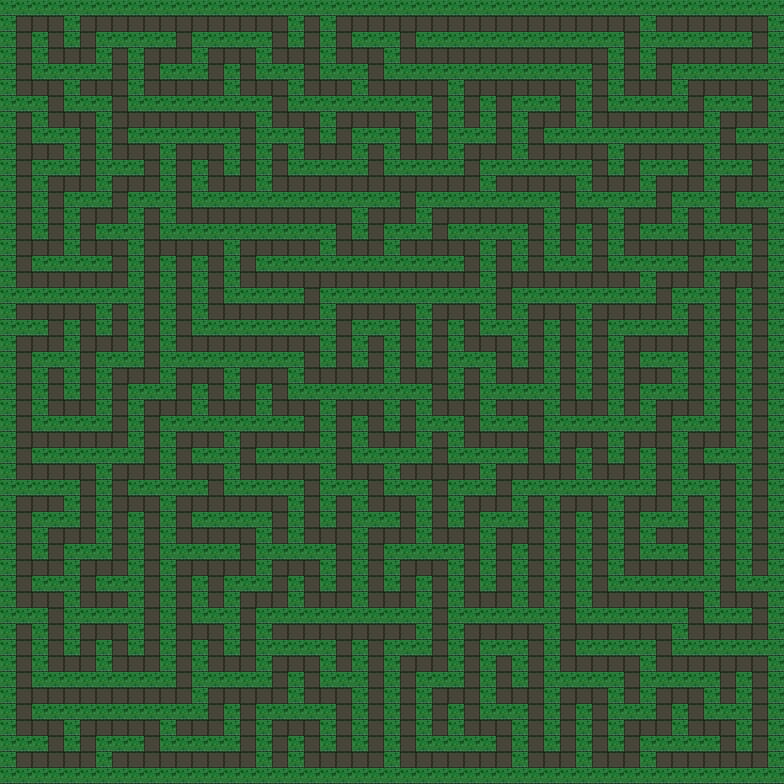

The image is a tile-based game level rendered from a .tmx file. Its description and complete source (layers, tilesets, objects, tile grids) follow:
An orthogonal 49x49 tile map with 16x16 px tiles, 1 tile layer (layer1).

<map version="1.2" tiledversion="1.2.2" orientation="orthogonal" renderorder="right-down" width="49" height="49" tilewidth="16" tileheight="16" infinite="0" nextlayerid="2" nextobjectid="1">
 <tileset firstgid="1" source="tsetset.tsx" />
 <layer id="1" name="layer1" width="49" height="49">
  <data encoding="csv">
1,1,1,1,1,1,1,1,1,1,1,1,1,1,1,1,1,1,1,1,1,1,1,1,1,1,1,1,1,1,1,1,1,1,1,1,1,1,1,1,1,1,1,1,1,1,1,1,1,
1,2,2,2,1,2,2,2,2,2,2,2,2,2,2,2,2,2,1,2,1,2,2,2,2,2,2,2,2,2,2,2,2,2,2,2,2,2,2,2,1,2,2,2,2,2,2,2,1,
1,2,1,2,1,2,1,1,1,1,1,2,1,1,1,1,1,2,1,2,1,2,1,1,1,2,1,1,1,1,1,1,1,1,1,1,1,1,1,2,1,1,1,1,1,1,1,2,1,
1,2,1,2,2,2,1,2,1,2,2,2,1,2,2,2,1,2,2,2,1,2,2,2,1,2,2,2,2,2,2,2,2,2,2,2,2,2,1,2,1,2,2,2,2,2,2,2,1,
1,2,1,1,1,1,1,2,1,2,1,1,1,2,1,2,1,1,1,2,1,1,1,2,1,1,1,1,1,1,1,1,1,1,1,1,1,2,1,2,1,2,1,1,1,1,1,1,1,
1,2,2,2,1,2,2,2,1,2,2,2,2,2,1,2,2,2,1,2,2,2,1,2,2,2,2,2,1,2,2,2,2,2,2,2,1,2,1,2,2,2,1,2,2,2,2,2,1,
1,1,1,2,1,1,1,2,1,1,1,1,1,1,1,1,1,2,1,1,1,1,1,1,1,1,1,2,1,2,1,2,1,1,1,2,1,2,1,1,1,1,1,2,1,1,1,2,1,
1,2,1,2,2,2,1,2,2,2,2,2,2,2,2,2,1,2,2,2,1,2,2,2,2,2,1,2,1,2,1,2,1,2,2,2,1,2,2,2,2,2,2,2,1,2,2,2,1,
1,2,1,1,1,2,1,2,1,1,1,1,1,1,1,2,1,1,1,2,1,2,1,1,1,2,1,2,1,1,1,2,1,2,1,1,1,1,1,1,1,1,1,1,1,2,1,1,1,
1,2,2,2,1,2,1,2,2,2,1,2,2,2,1,2,1,2,1,2,2,2,1,2,1,2,2,2,1,2,2,2,1,2,2,2,2,2,1,2,2,2,2,2,1,2,2,2,1,
1,2,1,1,1,2,1,1,1,2,1,2,1,2,1,2,1,2,1,1,1,1,1,2,1,1,1,1,1,2,1,1,1,1,1,1,1,2,1,2,1,1,1,2,1,1,1,2,1,
1,2,1,2,2,2,1,2,2,2,1,2,1,2,2,2,1,2,2,2,2,2,2,2,2,2,2,2,2,2,1,2,2,2,2,2,1,2,2,2,1,2,2,2,1,2,2,2,1,
1,2,1,2,1,1,1,2,1,1,1,2,1,1,1,1,1,1,1,1,1,1,1,1,1,2,1,1,1,1,1,1,1,1,1,2,1,1,1,1,1,2,1,1,1,2,1,1,1,
1,2,1,2,1,2,2,2,1,2,1,2,2,2,2,2,2,2,2,2,2,2,1,2,2,2,1,2,2,2,2,2,2,2,1,2,2,2,1,2,2,2,1,2,1,2,2,2,1,
1,2,1,2,1,2,1,1,1,2,1,1,1,1,1,1,1,1,1,1,1,2,1,2,1,1,1,2,1,1,1,1,1,2,1,2,1,2,1,2,1,1,1,2,1,1,1,2,1,
1,2,2,2,1,2,2,2,1,2,2,2,2,2,1,2,2,2,2,2,1,2,2,2,1,2,2,2,2,2,1,2,1,2,1,2,1,2,1,2,2,2,2,2,2,2,1,2,1,
1,2,1,1,1,1,1,2,1,2,1,2,1,2,1,2,1,1,1,1,1,1,1,1,1,1,1,1,1,2,1,2,1,2,1,1,1,2,1,1,1,1,1,2,1,1,1,2,1,
1,2,2,2,2,2,2,2,1,2,1,2,1,2,1,2,2,2,2,2,2,2,2,2,2,2,2,2,2,2,1,2,2,2,2,2,2,2,2,2,1,2,2,2,1,2,2,2,1,
1,1,1,1,1,1,1,1,1,2,1,2,1,2,1,1,1,1,1,2,1,1,1,1,1,1,1,1,1,1,1,2,1,1,1,1,1,1,1,1,1,2,1,1,1,2,1,2,1,
1,2,2,2,2,2,1,2,1,2,1,2,1,2,2,2,2,2,2,2,1,2,2,2,2,2,1,2,2,2,1,2,1,2,2,2,1,2,2,2,2,2,1,2,1,2,1,2,1,
1,1,1,2,1,2,1,2,1,2,1,2,1,1,1,1,1,1,1,1,1,2,1,1,1,2,1,2,1,2,1,1,1,2,1,2,1,2,1,1,1,1,1,2,1,2,1,2,1,
1,2,2,2,1,2,2,2,1,2,1,2,2,2,2,2,2,2,2,2,1,2,1,2,1,2,1,2,1,2,2,2,1,2,1,2,1,2,1,2,2,2,2,2,1,2,1,2,1,
1,2,1,1,1,2,1,1,1,2,1,1,1,1,1,1,1,1,1,2,1,2,1,2,1,2,1,2,1,1,1,2,1,2,1,2,1,2,1,2,1,1,1,2,1,2,1,2,1,
1,2,1,2,1,2,1,2,2,2,1,2,2,2,1,2,2,2,1,2,2,2,2,2,1,2,2,2,1,2,1,2,2,2,1,2,1,2,1,2,2,2,1,2,1,2,1,2,1,
1,2,1,2,1,2,1,2,1,1,1,2,1,2,1,2,1,2,1,1,1,1,1,1,1,1,1,2,1,2,1,1,1,1,1,2,1,2,1,2,1,1,1,2,1,2,1,2,1,
1,2,1,2,2,2,1,2,1,2,2,2,1,2,2,2,1,2,2,2,1,2,2,2,1,2,1,2,2,2,1,2,2,2,1,2,2,2,1,2,1,2,2,2,1,2,1,2,1,
1,2,1,1,1,1,1,2,1,2,1,1,1,1,1,1,1,1,1,2,1,2,1,2,1,2,1,1,1,2,1,1,1,2,1,1,1,1,1,1,1,2,1,1,1,2,1,2,1,
1,2,2,2,2,2,2,2,1,2,1,2,2,2,1,2,2,2,2,2,1,2,1,2,2,2,1,2,1,2,2,2,2,2,1,2,2,2,1,2,2,2,1,2,2,2,1,2,1,
1,2,1,1,1,1,1,1,1,2,1,2,1,1,1,2,1,1,1,1,1,2,1,1,1,1,1,2,1,1,1,1,1,2,1,2,1,2,1,2,1,2,1,2,1,1,1,2,1,
1,2,2,2,2,2,1,2,2,2,1,2,2,2,1,2,2,2,2,2,1,2,2,2,1,2,2,2,2,2,1,2,2,2,2,2,1,2,2,2,1,2,1,2,2,2,1,2,1,
1,1,1,1,1,2,1,2,1,1,1,1,1,2,1,1,1,1,1,2,1,1,1,2,1,1,1,2,1,1,1,2,1,1,1,1,1,1,1,1,1,2,1,1,1,2,1,2,1,
1,2,2,2,1,2,1,2,2,2,1,2,2,2,2,2,2,2,1,2,1,2,1,2,2,2,1,2,1,2,2,2,1,2,1,2,2,2,1,2,2,2,1,2,1,2,1,2,1,
1,2,1,1,1,2,1,2,1,2,1,2,1,1,1,1,1,2,1,2,1,2,1,1,1,2,1,2,1,2,1,1,1,2,1,2,1,2,1,2,1,1,1,2,1,2,1,2,1,
1,2,1,2,2,2,1,2,1,2,1,2,2,2,2,2,1,2,1,2,2,2,1,2,2,2,1,2,2,2,1,2,2,2,1,2,1,2,1,2,1,2,2,2,1,2,1,2,1,
1,2,1,2,1,1,1,2,1,2,1,1,1,1,1,2,1,1,1,1,1,2,1,2,1,1,1,1,1,2,1,2,1,2,1,2,1,2,1,2,1,1,1,2,1,2,1,2,1,
1,2,2,2,1,2,2,2,1,2,1,2,2,2,2,2,1,2,2,2,1,2,1,2,1,2,2,2,1,2,1,2,1,2,1,2,1,2,1,2,2,2,2,2,1,2,1,2,1,
1,2,1,1,1,2,1,1,1,2,1,2,1,2,1,1,1,2,1,2,1,2,1,2,1,2,1,2,1,2,1,2,1,2,1,2,1,2,1,1,1,1,1,1,1,2,1,1,1,
1,2,2,2,1,2,2,2,1,2,1,2,1,2,1,2,2,2,1,2,2,2,1,2,2,2,1,2,1,2,2,2,1,2,1,2,1,2,2,2,2,2,2,2,1,2,2,2,1,
1,1,1,2,1,1,1,1,1,2,1,2,1,1,1,2,1,1,1,1,1,1,1,1,1,1,1,2,1,1,1,1,1,1,1,2,1,1,1,1,1,1,1,2,1,1,1,2,1,
1,2,1,2,1,2,2,2,1,2,1,2,2,2,1,2,1,2,2,2,2,2,2,2,2,2,1,2,1,2,2,2,2,2,1,2,2,2,2,2,2,2,1,2,2,2,2,2,1,
1,2,1,2,1,2,1,2,1,2,1,2,1,2,1,2,1,1,1,1,1,2,1,2,1,1,1,2,1,2,1,1,1,2,1,2,1,1,1,1,1,2,1,1,1,1,1,1,1,
1,2,1,2,2,2,1,2,2,2,1,2,1,2,2,2,1,2,2,2,1,2,1,2,1,2,2,2,1,2,1,2,1,2,1,2,2,2,2,2,1,2,2,2,2,2,2,2,1,
1,2,1,1,1,1,1,1,1,1,1,2,1,1,1,1,1,2,1,2,1,1,1,2,1,2,1,1,1,2,1,2,1,2,1,1,1,1,1,2,1,1,1,1,1,2,1,2,1,
1,2,2,2,2,2,2,2,2,2,2,2,1,2,2,2,2,2,1,2,2,2,1,2,1,2,1,2,2,2,1,2,2,2,1,2,2,2,1,2,1,2,2,2,1,2,1,2,1,
1,2,1,1,1,1,1,1,1,1,1,1,1,2,1,2,1,1,1,1,1,2,1,2,1,2,1,2,1,2,1,1,1,2,1,2,1,2,1,1,1,2,1,2,1,1,1,2,1,
1,2,2,2,1,2,2,2,2,2,1,2,2,2,1,2,1,2,2,2,1,2,1,2,1,2,1,2,1,2,2,2,1,2,1,2,1,2,1,2,2,2,1,2,2,2,1,2,1,
1,1,1,2,1,2,1,1,1,2,1,1,1,1,1,2,1,2,1,2,1,2,1,2,1,2,1,1,1,1,1,2,1,2,1,2,1,2,1,2,1,1,1,1,1,2,1,2,1,
1,2,2,2,2,2,1,2,2,2,2,2,2,2,2,2,1,2,1,2,2,2,2,2,1,2,2,2,2,2,2,2,1,2,2,2,1,2,2,2,1,2,2,2,2,2,2,2,1,
1,1,1,1,1,1,1,1,1,1,1,1,1,1,1,1,1,1,1,1,1,1,1,1,1,1,1,1,1,1,1,1,1,1,1,1,1,1,1,1,1,1,1,1,1,1,1,1,1
</data>
 </layer>
</map>